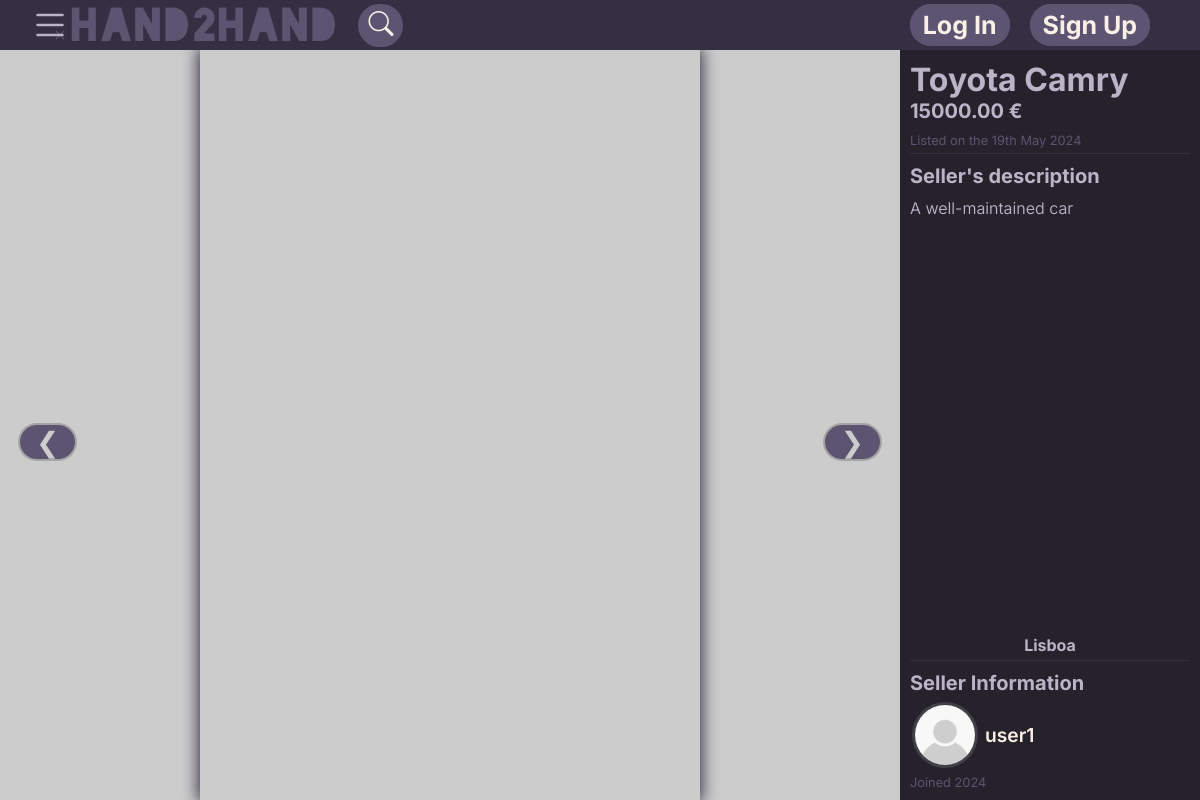
The app's page /pages/item.php?id=1 with its own data.
### tables this page shows
CREATE TABLE Images (
    image_id INTEGER PRIMARY KEY,
    item_id INTEGER NOT NULL,
    image_url TEXT,
    FOREIGN KEY (item_id) REFERENCES Items(item_id) ON DELETE CASCADE
);

CREATE TABLE Items (
    item_id INTEGER PRIMARY KEY,
    seller_id INTEGER NOT NULL,
    category_id INTEGER NOT NULL,
    title TEXT NOT NULL,
    description TEXT,
    price REAL,
    condition TEXT,
    currency TEXT DEFAULT 'EUR',
    cellphone TEXT,
    location TEXT,
    publish_date DATETIME DEFAULT CURRENT_TIMESTAMP,
    FOREIGN KEY (seller_id) REFERENCES Users(user_id) ON DELETE CASCADE,
    FOREIGN KEY (category_id) REFERENCES Categories(category_id) ON DELETE CASCADE
);

CREATE TABLE Users (
    user_id INTEGER PRIMARY KEY,
    username TEXT NOT NULL UNIQUE,
    email TEXT NOT NULL UNIQUE,
    join_date DATETIME DEFAULT CURRENT_TIMESTAMP,
    pfp_url TEXT DEFAULT '../images/userdefault.jpg',
    password TEXT NOT NULL
);

### php/data_fetch.php (called while the page is built, shortened)
<?php
function fetchAllImages(PDO $db, $item_id) {
    $stmt = $db->prepare("SELECT image_url FROM Images WHERE item_id = :item_id");
    $stmt->bindParam(':item_id', $item_id);
    $stmt->execute();
    $images = $stmt->fetchAll();
    return $images;
}
function fetchItem(PDO $db, $item_id) {
    $stmt = $db->prepare("SELECT * FROM Items WHERE item_id = :id");
    $stmt->bindParam(":id",$item_id);
    $stmt->execute();
    $item = $stmt->fetch();
    return $item;
}
function fetchSeller(PDO $db, $seller_id) {
    $stmt = $db->prepare("SELECT * FROM Users WHERE user_id = :id");
    $stmt->bindParam(":id",$seller_id);
    $stmt->execute();
    $seller = $stmt->fetch();
    return $seller;
}
function fetchPFP(PDO $db, $user_id) {
    $stmt = $db->prepare("SELECT pfp_url FROM Users WHERE user_id = :id");
    $stmt->bindParam(":id",$user_id);
    $stmt->execute();
    $pfp_url = $stmt->fetchColumn();
    return $pfp_url;
}
function formatPrice($price,$currency) {
    $price = number_format($price,2,".","");
    switch ($currency) {
        case 'EUR':
            $formattedPrice = $price . ' €';
            break;
    }
    return $formattedPrice;
}
?>

### pages/item.php (the view, shortened to what this page needs)
<?php
$db = new PDO("sqlite:../database.db");
require_once(__DIR__ . '/../php/navbar.tpl.php');
require_once(__DIR__ . '/../php/data_fetch.php');
$item = fetchItem($db, $_GET['id']);
$seller = fetchSeller($db, $item['seller_id']);
$images = fetchAllImages($db, $item['item_id']);
$timestamp = strtotime($item['publish_date']);
$formattedPrice = formatPrice($item['price'], $item['currency']);
?>
<!DOCTYPE html>
<html lang="en">
<head>
    <link rel="stylesheet" href="../css/item-style.css">
    <link rel="stylesheet" href="../css/navbar-style.css">
    <link rel="stylesheet" href="https://cdn.jsdelivr.net/npm/bootstrap-icons@1.3.0/font/bootstrap-icons.css">
</head>
<body>
<main>
    <div id="container1">
        <div id="img-slider">
            <?php
            foreach ($images as $image) {
                echo "<div class='img-container'>
                        <img class='background' src='" . htmlspecialchars($image['image_url']) . "'>
                        <img class='slide' src=" . htmlspecialchars($image['image_url']) . ">
                    </div>";
            };
            ?>
            <a class="prev-button" onclick="moveSlides(-1)">&#10094;</a>
            <a class="next-button" onclick="moveSlides(1)">&#10095;</a>
        </div>
    </div>
    <div id="container2">
        <div id="ad-header">
            <div class="title-box">
                <h1 class="title"><?php echo htmlspecialchars($item['title']); ?></h1>
            </div>
            <h2><?php echo htmlspecialchars($formattedPrice); ?></h2>
            <p class="small-text">Listed on the <?php echo date('jS M Y', htmlspecialchars($timestamp)); ?></p>
        </div>
        <div id="description-box">
            <h2>Seller's description</h2>
            <div id="description-scroll">
                <p class="description"><?php echo htmlspecialchars($item['description']); ?></p>
            </div>
            <p class="location"><?php echo htmlspecialchars($item['location']); ?></p>
        </div>
        <div id="seller">
            <h2>Seller Information</h2>
            <div class="user-box">
                <img id="profile-picture" src="<?php echo htmlspecialchars(fetchPFP($db, $seller['user_id'])); ?>">
                <a id="seller-name" href="profile.php?user=<?=htmlspecialchars($seller['user_id'])?>"><?php echo htmlspecialchars($seller['username']); ?></a></p>
            </div>
            <p class="small-text">Joined <?php echo date('Y', strtotime(htmlspecialchars($seller['join_date']))) ?></p>
        </div>
    </div>
</main>
</body>
</html>

### css/item-style.css (style rules this page uses)
:root { --primary-color: #352F44; --secondary-color: #5C5470; --hyperlink-color: #FAF0E6; --primary-dark: #25222C; --accent-gray: #B9B4C7; --transparent: rgba(255,255,255,0) }
main { display: grid; grid-template-columns: 3fr 1fr; grid-template-rows: 1fr; height: calc(100vh - 50px); }
#container1 { grid-column: 1/2; grid-row: 1/2; height: 100%; }
#img-slider { position: relative; width: 100%; height: 100%; overflow: hidden; }
.img-container { position: absolute; width: 100%; height: 100%; transition: all 0.3s ease-in-out; overflow: hidden; }
.slide { position: absolute; top: 50%; left: 50%; transform: translate(-50%, -50%); box-shadow: 0px 0px 15px 2px #352F44; }
.prev-button,.next-button { user-select: none; color: hsl(0, 0%, 80%); z-index: 1; top: 50%; position: absolute; cursor: pointer; font-size: 28px; padding-left:1rem; padding-right:1rem; background-color: var(--secondary-color); box-shadow: 0px 0px 0px 2px rgba(45, 45, 45, 0.25); border-radius: 999px; }
.prev-button { margin-left: 20px; }
.next-button { right: 0; margin-right: 20px; }
#container2 { display: flex; flex-direction: column; box-sizing: border-box; width: 100%; height: 100%; padding: 10px; background-color: var(--primary-dark); }
#ad-header,#description-box { margin-bottom: 10px; padding-bottom: 5px; border-bottom: 1px solid var(--primary-color); }
.title-box { display: flex; justify-content: space-between; }
.title { color: var(--accent-gray); margin: 0; }
h2 { color: var(--accent-gray); font-size: 20px; margin: 0; margin-bottom: 10px; }
#description-box { display: flex; flex-direction: column; flex-grow: 1; }
#description-scroll { height: calc(100%); overflow: scroll; flex-grow: 1; height: 0px; margin-bottom: 10px; }
.description { font-weight: 350; margin-bottom: 15px; }
p { color: var(--accent-gray); margin: 0; }
.location { font-weight: bold; align-self: center; justify-self: end; }
.small-text { font-size: 0.8rem; color: var(--secondary-color); }
.user-box { display: flex; align-items: center; margin-left: 5px; margin-bottom: 10px; }
#profile-picture { width: 60px; height: 60px; border-radius: 999px; object-fit: cover; box-shadow: 0px 0px 0px 3px rgba(150, 150, 150, 0.25); margin-right: 10px; }
#seller-name { color: var(--hyperlink-color); font-size: 1.2rem; font-weight: 600; }

### css/navbar-style.css (style rules this page uses)
:root { --primary-color: #352F44; --secondary-color: #5C5470; --hyperlink-color: #FAF0E6; --accent-gray: #B9B4C7; --light-gray: #EEEEEE; --transparent: rgba(255,255,255,0) }
body { box-sizing: border-box; min-height: 100vh; padding-top:50px; font-family: Inter; margin: 0; background-color: var(--accent-gray); }
li,a { font-style: normal; text-decoration: none; list-style-type: none; }

### records on screen
items: title "Toyota Camry", formattedPrice "15000.00 €", publish_date "19th May 2024", description "A well-maintained car", location "Lisboa"
users: user_id+pfp_url (placeholder picture), username "user1", join_date "2024"
